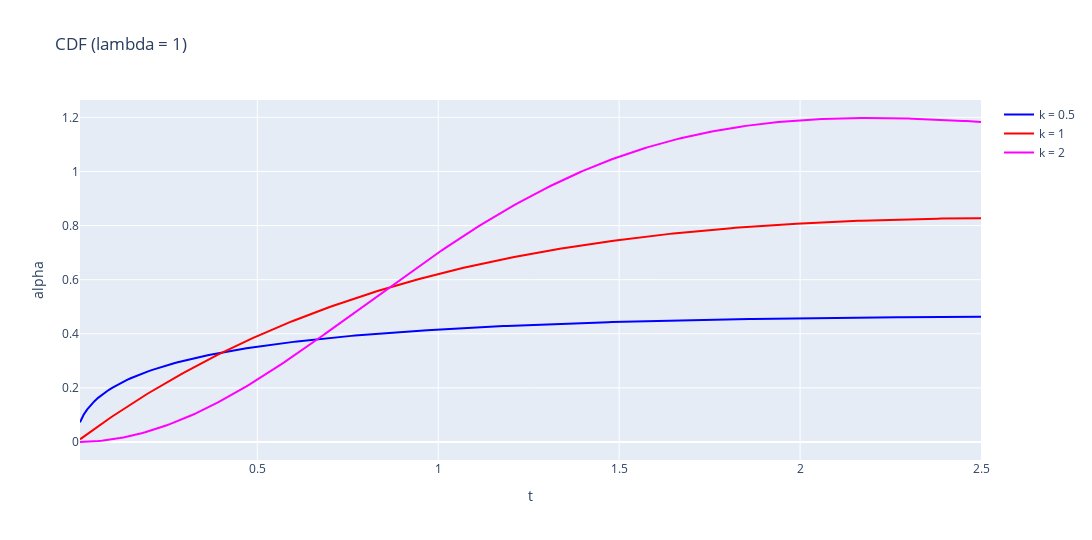

The cell this chart's notebook holds for it:
### Markdown cell above
##### CDF

### Code cell
# @title CDF values
x, y05, y1, y2 = [], [], [], []

for t in range(1, 251, 1):
    t /= 100
    x.append(t)
    y05.append(cdf(t, 0.5, 2))
    y1.append(cdf(t, 1, 1))
    y2.append(cdf(t, 2, math.sqrt(math.pi)/2))

plot(x, x, x, y05, y1, y2, "t", "alpha", "CDF (lambda = 1)")

### Figure 1 — Plotly figure (JSON) as saved in the notebook; plotly's stock layout.template omitted (floating-point values rounded to 4 significant figures; data arrays with more than 128 entries replaced by an {"elided": "..."} marker saying what was removed)
{"data": [{"marker": {"color": "blue"}, "mode": "lines", "name": "k = 0.5", "type": "scatter", "x": {"elided": "250 float values"}, "y": {"elided": "250 float values"}}, {"marker": {"color": "red"}, "mode": "lines", "name": "k = 1", "type": "scatter", "x": {"elided": "250 float values"}, "y": {"elided": "250 float values"}}, {"marker": {"color": "magenta"}, "mode": "lines", "name": "k = 2", "type": "scatter", "x": {"elided": "250 float values"}, "y": {"elided": "250 float values"}}], "layout": {"height": 540, "title": {"text": "CDF (lambda = 1)"}, "width": 1152, "xaxis": {"title": {"text": "t"}}, "yaxis": {"title": {"text": "alpha"}}}}
